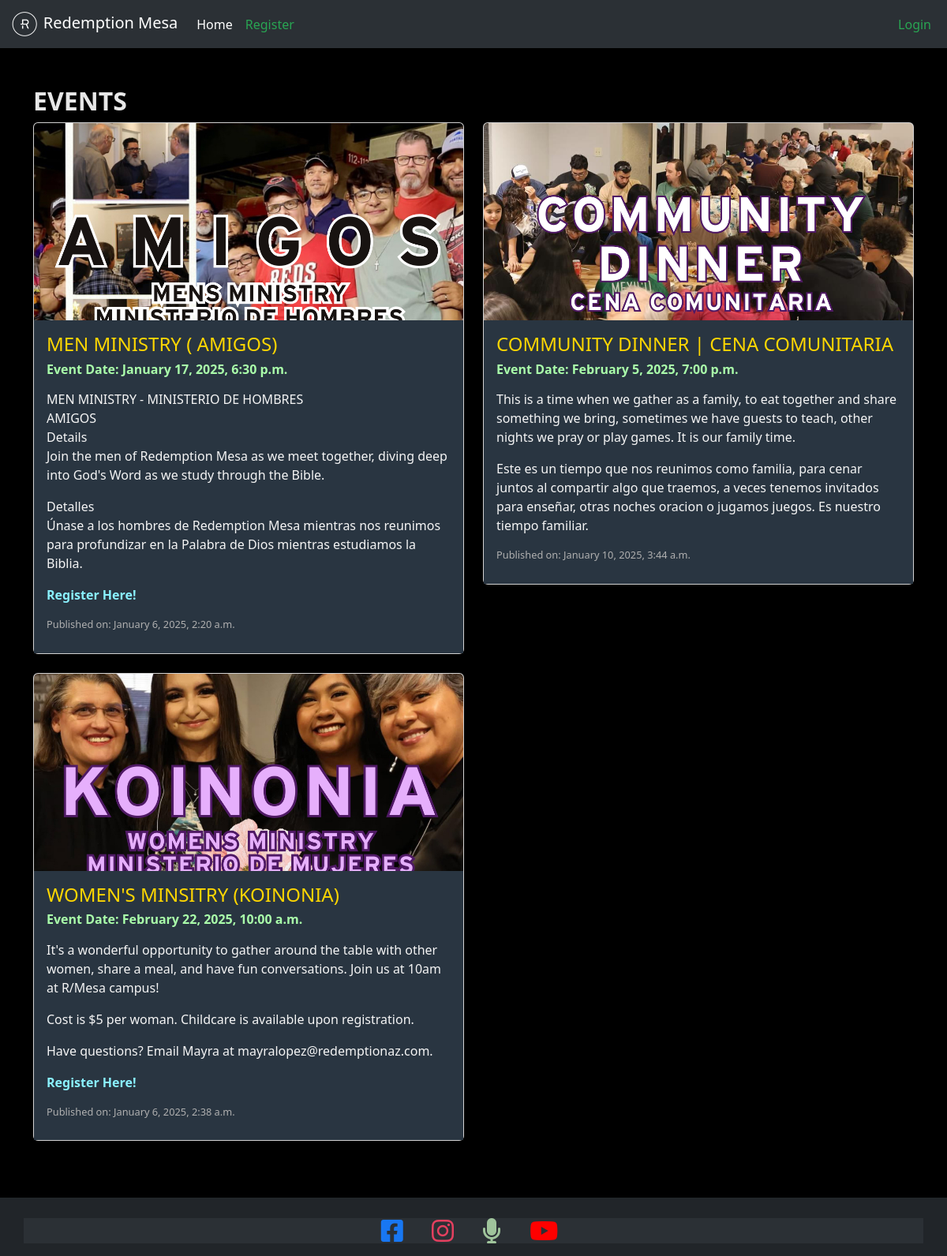
Screenshot of /events/ with the database file from the repository.
### home/models.py (models this page shows, shortened)
class Event(models.Model):
    title = models.CharField(max_length=200)
    description = models.TextField()
    image = models.ImageField(upload_to='static/images/events/', blank=True, null=True)  # Optional image field
    pushpay_link = models.URLField(max_length=500, blank=True, null=True)  # New optional hyperlink field
    event_date = models.DateTimeField(null=True, blank=True)
    created_by = models.ForeignKey(User, on_delete=models.CASCADE)
    created_at = models.DateTimeField(auto_now_add=True)

### home/views.py (the view)
# urls.py: path('events/', views.events_list, name='events'),
def events_list(request):
    events = Event.objects.all().order_by('event_date', '-created_at')  # Sort by event_date, NULL values last, then by created_at
    is_staff = request.user.is_authenticated and (request.user.is_staff or request.user.groups.filter(name='Staff').exists())
    return render(request, 'home/events.html', {'events': events, 'is_staff': is_staff})

### home/templates/home/events.html (shortened to what this page needs)
<!DOCTYPE html>
<html lang="en">
<head>
    <link rel="stylesheet" href="static/style.css">
</head>
<body>
    {% extends "base.html" %}
    {% block content %}
    <div class="container mt-5">
        <h2>Events</h2>
        <div class="row">
            {% for event in events %}
            <div class="col-md-6 mb-4">
                <div class="card">
                    {% if event.image %}
                    <img src="{{ event.image.url }}" class="card-img-top" style="height: 250px; object-fit: cover;">
                    {% endif %}
                    <div class="card-body">
                        <h4 class="card-title">{{ event.title }}</h4>
                        <h6 class="event-date">
                            {% if event.event_date %}
                            Event Date: {{ event.event_date|date:"F j, Y, g:i a" }}
                            {% else %}
                            Event Date: No date set
                            {% endif %}
                        </h6>
                        <p class="card-text">{{ event.description|linebreaks|truncatechars:450 }}</p>
                        {% if event.pushpay_link %}
                        <p class="register-link"><a href="{{ event.pushpay_link }}" target="_self">Register Here!</a></p>
                        {% endif %}
                        <p class="small-text">Published on: {{ event.created_at|date:"F j, Y, g:i a" }}</p>
                    </div>
                </div>
            </div>
            {% endfor %}
        </div>
    </div>
    {% endblock %}

### home/static/style.css (style rules this page uses)
body { background-color: #000000 !important; background-size: cover; margin: 0; padding-top: 0%; }
h2 { color: #e7e7e7; text-transform: uppercase; text-align: left; font-weight: bolder; vertical-align: middle; margin-top: 1vh; }
h3, h4, p { color: #e7e7e7; }
.card-body { background-color: #293541; color: #e7e7e7; padding-bottom: 10px; }
.small-text { font-size: 0.8em; color: rgb(176, 176, 176); }
.card-title { color:#FFD700; }
.event-date { font-weight: bold; color: #aaffaa; }
.register-link a { color: #8af1ff; text-decoration: none; font-weight: bold; }
#about-text h4, p { color: #f5f5f5; }

### rows the page displays
Event: image (picture), title "MEN MINISTRY ( AMIGOS)", event_date "January 17, 2025, 6:30 p.m.", description "MEN MINISTRY - MINISTERIO DE HOMBRES AMIGOS Details Join the men of Redemption Mesa as we meet together, diving deep into God's Word as we study through the Bible. Detalles Únase a los hombres de Redemption Mesa mientras nos reunimos para profundizar en la Palabra de Dios mientras estudiamos la Biblia.", created_at "January 6, 2025, 2:20 a.m."
Event: image (picture), title "COMMUNITY DINNER | CENA COMUNITARIA", event_date "February 5, 2025, 7:00 p.m.", description "This is a time when we gather as a family, to eat together and share something we bring, sometimes we have guests to teach, other nights we pray or play games. It is our family time. Este es un tiempo que nos reunimos como familia, para cenar juntos al compartir algo que traemos, a veces tenemos invitados para enseñar, otras noches oracion o jugamos juegos. Es nuestro tiempo familiar.", created_at "January 10, 2025, 3:44 a.m."
Event: image (picture), title "WOMEN'S MINSITRY (KOINONIA)", event_date "February 22, 2025, 10:00 a.m.", description "It's a wonderful opportunity to gather around the table with other women, share a meal, and have fun conversations. Join us at 10am at R/Mesa campus! Cost is $5 per woman. Childcare is available upon registration. Have questions? Email Mayra at mayralopez@redemptionaz.com.", created_at "January 6, 2025, 2:38 a.m."
